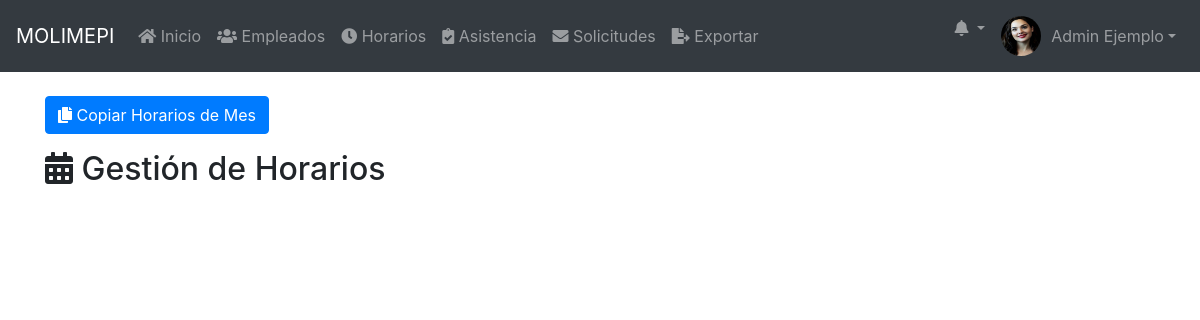
Screenshot of /public/horarios.php (signed in) with the database file from the repository.
### tables this page shows
CREATE TABLE `usuarios` (
  `ID` int(11) NOT NULL,
  `nombre` varchar(100) NOT NULL,
  `identificacion` varchar(50) NOT NULL,
  `cargo` varchar(50) NOT NULL,
  `telefono` varchar(20) DEFAULT NULL,
  `correo` varchar(100) DEFAULT NULL,
  `nickname` varchar(50) NOT NULL,
  `password` varchar(255) DEFAULT NULL,
  `rol` enum('Administrador','Empleado') DEFAULT 'Empleado',
  `imagen` varchar(255) DEFAULT 'imgs/nofoto.png',
  `fecha_registro` timestamp NOT NULL DEFAULT current_timestamp(),
  `cambio_password` tinyint(1) DEFAULT 0
);

### public/horarios.php (the view, shortened to what this page needs)
<?php
require_once '../config/database.php';
?>
<!DOCTYPE html>
<html lang="es">
<?php include 'head.php'; ?>
<body>
    <?php include 'navbar.php'; ?>
    <div class="container mt-4">
        <h2><i class="fas fa-calendar-alt"></i> Gestión de Horarios</h2>
    </div>
    <link href="https://cdn.jsdelivr.net/npm/fullcalendar@5.11.3/main.min.css" rel="stylesheet">
</body>
</html>

### public/navbar.php (shortened to what this page needs)
<?php
require_once '../config/database.php';
$stmt = $pdo->prepare("SELECT nombre, imagen FROM usuarios WHERE ID = :id");
$stmt->execute(['id' => $_SESSION['usuario_id']]);
$usuario = $stmt->fetch(PDO::FETCH_ASSOC);
$imagenPerfil = (!empty($usuario['imagen']) && file_exists("../" . $usuario['imagen'])) ? "../" . $usuario['imagen'] : '../public/imgs/nofoto.png';
?>
<nav class="navbar navbar-expand-lg navbar-dark bg-dark">
    <a class="navbar-brand" href="dashboard.php">MOLIMEPI</a>
    <div class="collapse navbar-collapse" id="navbarNav">
        <ul class="navbar-nav mr-auto">
            <li class="nav-item">
                <a class="nav-link" href="dashboard.php"><i class="fas fa-home"></i> Inicio</a>
            </li>
            <?php if ($_SESSION['rol'] === 'Administrador'): ?>
            <li class="nav-item">
                <a class="nav-link" href="empleados.php"><i class="fas fa-users"></i> Empleados</a>
            </li>
            <?php endif; ?>
            <li class="nav-item">
                <a class="nav-link" href="horarios.php"><i class="fas fa-clock"></i> Horarios</a>
            </li>
            <li class="nav-item">
                <a class="nav-link" href="asistencia.php"><i class="fas fa-clipboard-check"></i> Asistencia</a>
            </li>
            <li class="nav-item">
                <a class="nav-link" href="solicitudes.php"><i class="fas fa-envelope"></i> Solicitudes</a>
            </li>
            <?php if ($_SESSION['rol'] === 'Administrador'): ?>
            <li class="nav-item">
                <a class="nav-link" href="exportar.php"><i class="fas fa-file-export"></i> Exportar</a>
            </li>
            <?php endif; ?>
        </ul>
        <ul class="navbar-nav ml-auto">
            <li class="nav-item dropdown">
                <a class="nav-link dropdown-toggle position-relative" href="#" id="notificacionesDropdown" role="button" data-toggle="dropdown" aria-haspopup="true" aria-expanded="false">
                    <i class="fas fa-bell"></i>
                </a>
            </li>
            <li class="nav-item dropdown">
                <a class="nav-link dropdown-toggle d-flex align-items-center" href="#" id="userDropdown" role="button" data-toggle="dropdown" aria-haspopup="true" aria-expanded="false">
                    <img src="<?php echo $imagenPerfil; ?>" class="rounded-circle" style="width: 40px; height: 40px; margin-right: 10px;">
                    <span><?php echo htmlspecialchars($usuario['nombre']); ?></span>
                </a>
            </li>
        </ul>
    </div>
</nav>

### rows the page displays
usuarios: imagen (picture), nombre "Admin Ejemplo"
